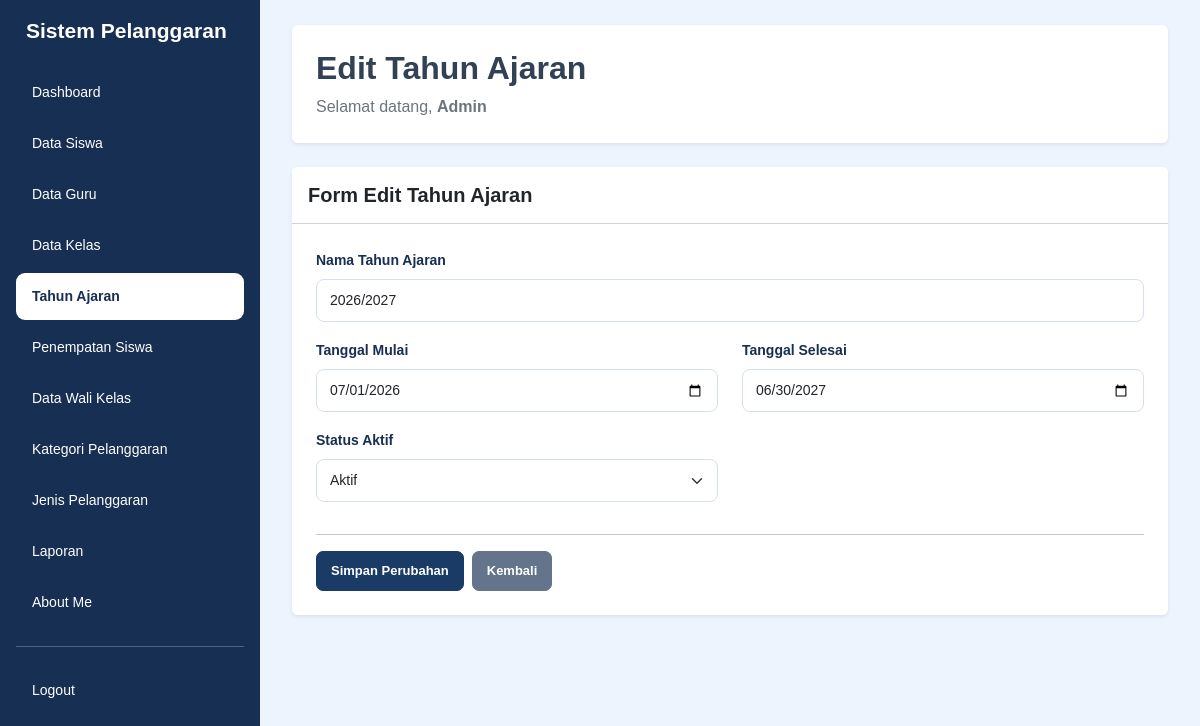
Page /edit_tahun_ajaran.php?id=50 (signed in) on the committed database.
### tables this page shows
CREATE TABLE `t_tahun_ajaran` (
  `id` int(11) NOT NULL,
  `nama` varchar(20) NOT NULL,
  `tanggal_mulai` date NOT NULL,
  `tanggal_selesai` date NOT NULL,
  `status_aktif` tinyint(1) NOT NULL,
  `created_at` timestamp NOT NULL DEFAULT current_timestamp(),
  `updated_at` timestamp NOT NULL DEFAULT current_timestamp()
);

### edit_tahun_ajaran.php (the view, shortened to what this page needs)
<?php
include 'config/koneksi.php';
$name = $_SESSION['name'] ?? 'Admin';
$id = (int) $_GET['id'];
$query = mysqli_query($koneksi, "SELECT * FROM t_tahun_ajaran WHERE id = $id");
$data = mysqli_fetch_assoc($query);
?>
<!DOCTYPE html>
<html lang="id">
<head>
    <link href="https://cdn.jsdelivr.net/npm/bootstrap@5.3.8/dist/css/bootstrap.min.css" rel="stylesheet">
    <link rel="stylesheet" href="style/style.css">
</head>
<body class="bg-light">
<div class="container-fluid">
    <div class="row">
        <div class="sidebar col-md-3 col-lg-2 position-fixed top-0 start-0 vh-100 p-3 overflow-auto">
            <h4 class="text-white mb-4">Sistem Pelanggaran</h4>
            <ul class="nav nav-pills flex-column gap-1">
                <li class="nav-item">
                    <a href="dashboard.php" class="nav-link text-white">Dashboard</a>
                </li>
                <li class="nav-item">
                    <a href="data_siswa.php" class="nav-link text-white">Data Siswa</a>
                </li>
                <li class="nav-item">
                    <a href="data_guru.php" class="nav-link text-white">Data Guru</a>
                </li>
                <li class="nav-item">
                    <a href="data_kelas.php" class="nav-link text-white">Data Kelas</a>
                </li>
                <li class="nav-item">
                    <a href="data_tahun_ajaran.php" class="nav-link active">Tahun Ajaran</a>
                </li>
                <li class="nav-item">
                    <a href="data_penempatan_siswa.php" class="nav-link text-white">Penempatan Siswa</a>
                </li>
                <li class="nav-item">
                    <a href="data_wali_kelas.php" class="nav-link text-white">Data Wali Kelas</a>
                </li>
                <li class="nav-item">
                    <a href="data_kategori_pelanggaran.php" class="nav-link text-white">Kategori Pelanggaran</a>
                </li>
                <li class="nav-item">
                    <a href="data_jenis_pelanggaran.php" class="nav-link text-white">Jenis Pelanggaran</a>
                </li>
                <li class="nav-item">
                    <a href="laporan.php" class="nav-link text-white">Laporan</a>
                </li>
                <li class="nav-item">
                    <a href="about_me.php" class="nav-link text-white">About Me</a>
                </li>
                <hr class="border-white">
                <li class="nav-item">
                    <a href="logout.php" class="nav-link text-white">Logout</a>
                </li>
            </ul>
        </div>
        <main class="content-main">
            <div class="page-content">
                <div class="bg-white rounded shadow-sm p-4 mb-4">
                    <h2 class="fw-bold">Edit Tahun Ajaran</h2>
                    <p class="text-secondary mb-0">
                        Selamat datang,
                        <b><?= htmlspecialchars($name); ?></b>
                    </p>
                </div>
                <div class="card shadow-sm border-0">
                    <div class="card-header bg-white py-3">
                        <h5 class="mb-0 fw-bold">Form Edit Tahun Ajaran</h5>
                    </div>
                    <div class="card-body p-4">
                        <form action="proses_edit_tahun_ajaran.php?id=<?= $id; ?>" method="POST">
                            <div class="mb-3">
                                <label class="form-label">Nama Tahun Ajaran</label>
                                <input type="text" name="nama" class="form-control"
                                       value="<?= htmlspecialchars($data['nama']); ?>" required>
                            </div>
                            <div class="row">
                                <div class="col-md-6 mb-3">
                                    <label class="form-label">Tanggal Mulai</label>
                                    <input type="date" name="tanggal_mulai" class="form-control"
                                           value="<?= htmlspecialchars($data['tanggal_mulai']); ?>" required>
                                </div>
                                <div class="col-md-6 mb-3">
                                    <label class="form-label">Tanggal Selesai</label>
                                    <input type="date" name="tanggal_selesai" class="form-control"
                                           value="<?= htmlspecialchars($data['tanggal_selesai']); ?>" required>
                                </div>
                            </div>
                            <div class="row">
                                <div class="col-md-6 mb-3">
                                    <label class="form-label">Status Aktif</label>
                                    <select name="status_aktif" class="form-select" required>
                                        <option value="1" <?= $data['status_aktif'] == 1 ? 'selected' : ''; ?>>
                                            Aktif
                                        </option>
                                    </select>
                                </div>
                            </div>
                            <hr>
                            <div class="d-flex gap-2 mt-3">
                                <button type="submit" name="update" value="1" class="btn btn-primary">
                                    Simpan Perubahan
                                </button>
                                <a href="data_tahun_ajaran.php" class="btn btn-secondary">
                                    Kembali
                                </a>
                            </div>
                        </form>
                    </div>
                </div>
            </div>
        </main>
    </div>
</div>
</body>
</html>

### style/style.css (style rules this page uses)
* { box-sizing: border-box; }
html { width: 100%; min-height: 100%; overflow-x: hidden; }
body { width: 100%; min-height: 100vh; margin: 0; padding: 0; font-family: Arial, Helvetica, sans-serif; background-color: #edf4fd; color: #334155; }
a { text-decoration: none; }
.sidebar { position: fixed !important; top: 0; left: 0; width: 260px !important; max-width: 260px !important; height: 100vh; padding: 24px 15px; background-color: #172f52 !important; z-index: 1001; overflow-y: auto; overflow-x: hidden; flex: none !important; }
.sidebar h4 { color: #ffffff; font-size: 21px; font-weight: 700; margin: 0 0 38px; padding: 0 10px; line-height: 1.4; }
.sidebar .nav { display: flex; flex-direction: column; gap: 7px; }
.sidebar .nav-item { width: 100%; }
.sidebar .nav-link { display: block; width: 100%; padding: 13px 16px; border-radius: 9px; color: #e2eaf6; font-size: 14px; font-weight: 500; transition: all 0.2s ease; }
.sidebar .nav-link.active { background-color: #ffffff !important; color: #172f52 !important; font-weight: 700; }
.content-main { display: block !important; position: relative; width: calc(100% - 260px) !important; max-width: none !important; min-height: 100vh; margin-left: 260px !important; margin-right: 0 !important; padding: 25px 32px 35px !important; background-color: #edf4fd; overflow-x: hidden; }
.btn { display: inline-flex; justify-content: center; align-items: center; border-radius: 7px; padding: 9px 14px; font-size: 13px; font-weight: 600; white-space: nowrap; transition: all 0.2s ease; }
.btn-primary { background-color: #193b65; border-color: #193b65; color: #ffffff; }
.btn-secondary { background-color: #64748b; border-color: #64748b; color: #ffffff; }
.form-label { color: #172f52; font-size: 14px; font-weight: 600; }
.form-control, .form-select { padding: 10px 13px; border: 1px solid #d5e0ee; border-radius: 8px; font-size: 14px; }
@media (min-width: 768px) { .content-main { padding-top: 25px !important; } }

### rows in the picture
t_tahun_ajaran: nama "2026/2027", tanggal_mulai "07/01/2026", tanggal_selesai "06/30/2027", status_aktif "Aktif"

### other values in the picture
$name "Admin"
